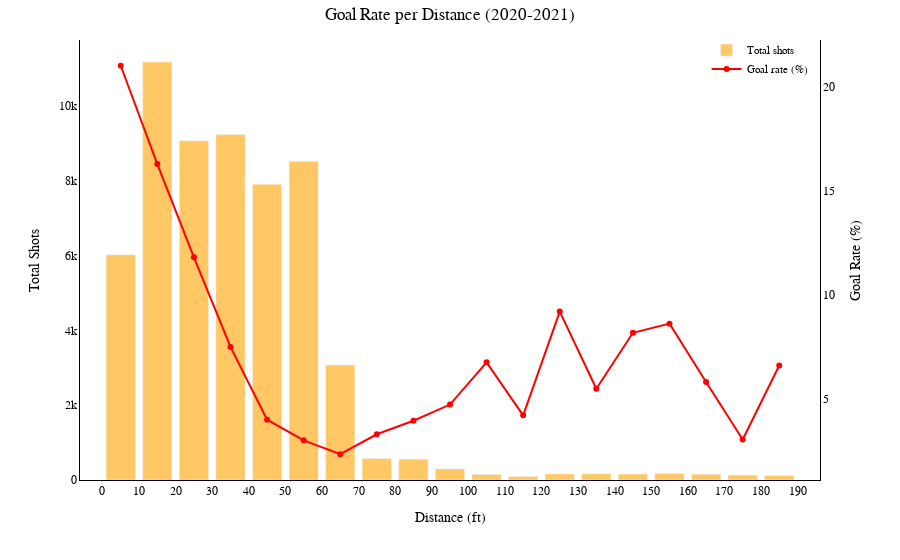

The cell this chart's notebook holds for it:
### Code cell
shots, rate, rate_of_shots = calculate_metrics(df_2020)

fig = go.Figure()

fig.add_trace(go.Bar(
    x=(shots.index.astype(int) + bin_size/2), 
    y=shots.values,
    name="Total shots",
    marker_color="orange",
    opacity=0.6,
    yaxis="y1"
))

fig.add_trace(go.Scatter(
    x=(rate.index.astype(int) + bin_size/2),
    y=rate.values,
    name="Goal rate (%)",
    mode="markers+lines",
    marker=dict(color="red"),
    yaxis="y2"
))


family_titles="Times New Roman"
fig.update_layout(
    plot_bgcolor="white",
    paper_bgcolor="white",
    title=dict(
    text="Goal Rate per Distance (2020-2021)",
    font=dict(size=17, family=family_titles, color="black"), 
    x=0.5,
    pad=dict(t=1)

    ),
    xaxis=dict(
        title=dict(
            text="Distance (ft)",
            font=dict(size=14, family=family_titles, color="black")
        ),
        tickfont=dict(size=12, family=family_titles, color="black"),
        showgrid=False,
        zeroline=False,      
        showline=True,       
        linecolor="black",   
        linewidth=1        
    ),
    yaxis=dict(
        title=dict(
            text="Total Shots",
            font=dict(size=14, family=family_titles, color="black")
        ),
        tickfont=dict(size=12, family=family_titles, color="black"),
        showgrid=False,
        zeroline=False,      
        showline=True,       
        linecolor="black",   
        linewidth=1        
    ),
    yaxis2=dict(
        title=dict(
            text="Goal Rate (%)",
            font=dict(size=14, family=family_titles, color="black")
        ),
        tickfont=dict(size=12, family=family_titles, color="black"),
        overlaying="y",
        side="right",
        showgrid=False,
        zeroline=False,      
        showline=True,       
        linecolor="black",   
        linewidth=1        
    ),
    legend=dict(
        x=0.99, y=1.01,              
        xanchor="right", yanchor="top",
        font=dict(size=11, family=family_titles, color="black"),
        bgcolor="rgba(255,255,255,0.5)" 
    ),
    barmode="group",
    margin=dict(t=40)
    )

fig.update_xaxes(
    tick0=0,   
    dtick=10, 
    tickmode="linear"
)

#fig.write_image("shot_types.svg")   # SVG
#fig.write_image("distance2020.png", scale=5)
fig.show()

### Figure 1 — Plotly figure (JSON) as saved in the notebook; plotly's stock layout.template omitted (floating-point values rounded to 4 significant figures)
{"data": [{"marker": {"color": "orange"}, "name": "Total shots", "opacity": 0.6, "type": "bar", "x": [5.0, 15.0, 25.0, 35.0, 45.0, 55.0, 65.0, 75.0, 85.0, 95.0, 105.0, 115.0, 125.0, 135.0, 145.0, 155.0, 165.0, 175.0, 185.0], "y": [6024, 11173, 9066, 9234, 7908, 8518, 3072, 576, 557, 296, 148, 95, 163, 164, 159, 174, 155, 131, 121], "yaxis": "y"}, {"marker": {"color": "red"}, "mode": "markers+lines", "name": "Goal rate (%)", "type": "scatter", "x": [5.0, 15.0, 25.0, 35.0, 45.0, 55.0, 65.0, 75.0, 85.0, 95.0, 105.0, 115.0, 125.0, 135.0, 145.0, 155.0, 165.0, 175.0, 185.0], "y": [21.02, 16.29, 11.81, 7.5, 4.0, 3.01, 2.34, 3.3, 3.95, 4.73, 6.76, 4.21, 9.2, 5.49, 8.18, 8.62, 5.81, 3.05, 6.61], "yaxis": "y2"}], "layout": {"barmode": "group", "legend": {"bgcolor": "rgba(255,255,255,0.5)", "font": {"color": "black", "family": "Times New Roman", "size": 11}, "x": 0.99, "xanchor": "right", "y": 1.01, "yanchor": "top"}, "margin": {"t": 40}, "paper_bgcolor": "white", "plot_bgcolor": "white", "title": {"font": {"color": "black", "family": "Times New Roman", "size": 17}, "pad": {"t": 1}, "text": "Goal Rate per Distance (2020-2021)", "x": 0.5}, "xaxis": {"dtick": 10, "linecolor": "black", "linewidth": 1, "showgrid": false, "showline": true, "tick0": 0, "tickfont": {"color": "black", "family": "Times New Roman", "size": 12}, "tickmode": "linear", "title": {"font": {"color": "black", "family": "Times New Roman", "size": 14}, "text": "Distance (ft)"}, "zeroline": false}, "yaxis": {"linecolor": "black", "linewidth": 1, "showgrid": false, "showline": true, "tickfont": {"color": "black", "family": "Times New Roman", "size": 12}, "title": {"font": {"color": "black", "family": "Times New Roman", "size": 14}, "text": "Total Shots"}, "zeroline": false}, "yaxis2": {"linecolor": "black", "linewidth": 1, "overlaying": "y", "showgrid": false, "showline": true, "side": "right", "tickfont": {"color": "black", "family": "Times New Roman", "size": 12}, "title": {"font": {"color": "black", "family": "Times New Roman", "size": 14}, "text": "Goal Rate (%)"}, "zeroline": false}}}
